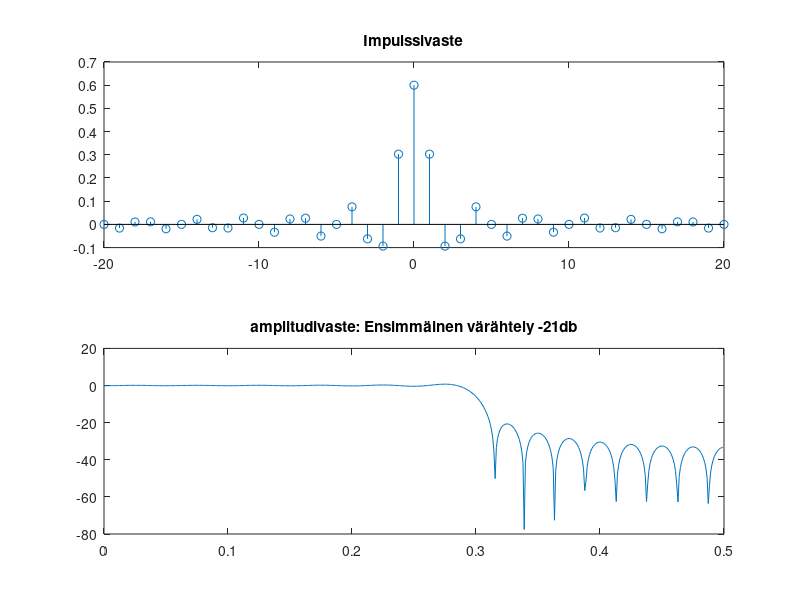
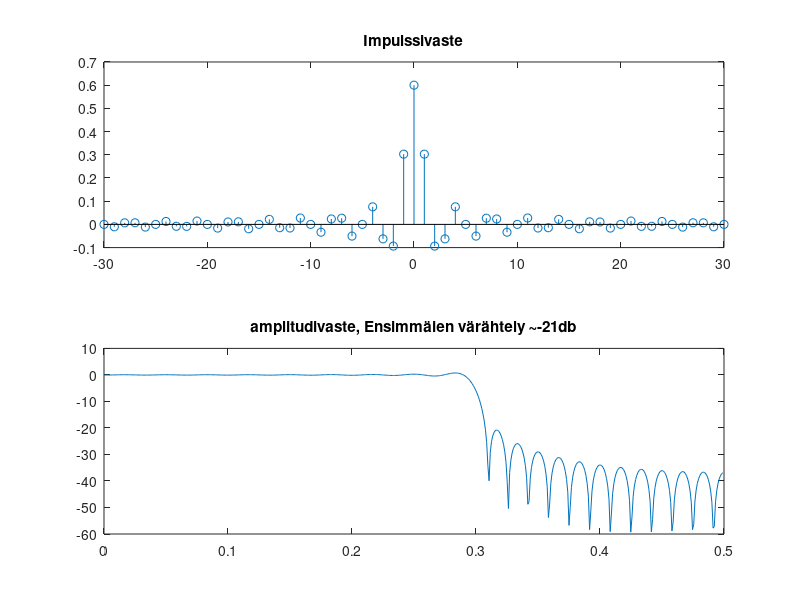
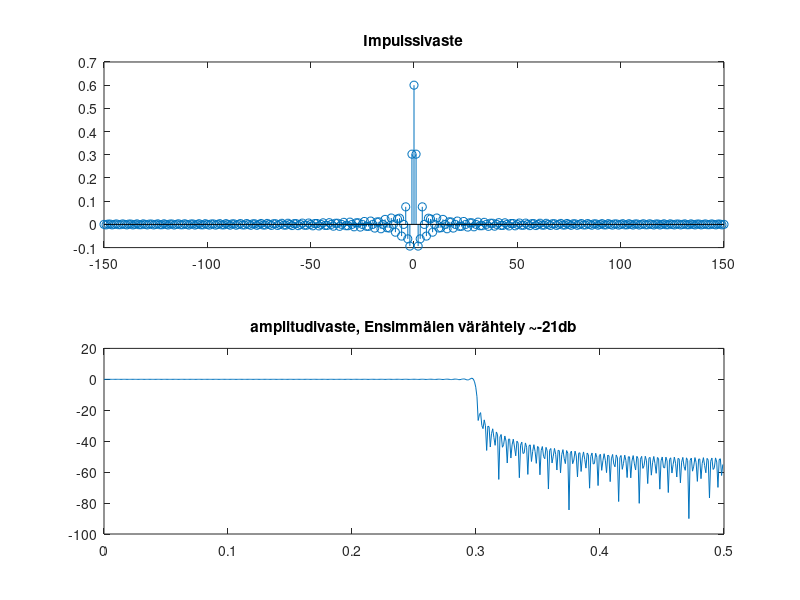

MATLAB code to generate these figures, in order:
clear();
N = 41;
n = -(N-1)/2:(N-1)/2;
fc = 0.3;
h = 2 * fc * sinc(n * 2 * fc);

figure('Name', 'a')
%a
subplot(211);
stem(n, h);
title('Impulssivaste');

subplot(212);
[H, W] = freqz(h);
plot(W / (2 * pi), 20 * log10(abs(H)));
title('amplitudivaste: Ensimmäinen värähtely -21db');

%b
N = 61;
n = -(N-1)/2:(N-1)/2;
fc = 0.3;
h = 2 * fc * sinc(n * 2 * fc);

figure('Name', 'b')
subplot(211);
stem(n, h);
title('Impulssivaste')

subplot(212);
[H, W] = freqz(h);
plot(W / (2 * pi), 20 * log10(abs(H)));
title('amplitudivaste, Ensimmäien värähtely ~-21db');
% N kasvatus ei pienennä estokaistan minimivärähtelyä

%b
N = 301;
n = -(N-1)/2:(N-1)/2;
fc = 0.3;
h = 2 * fc * sinc(n * 2 * fc);

figure('Name', 'c')
subplot(211);
stem(n, h);
title('Impulssivaste')

subplot(212);
[H, W] = freqz(h);
plot(W / (2 * pi), 20 * log10(abs(H)));
title('amplitudivaste, Ensimmäien värähtely ~-21db');
% N kasvattamisella ei voida vaikuttaa estokaistan vaimennukseen

